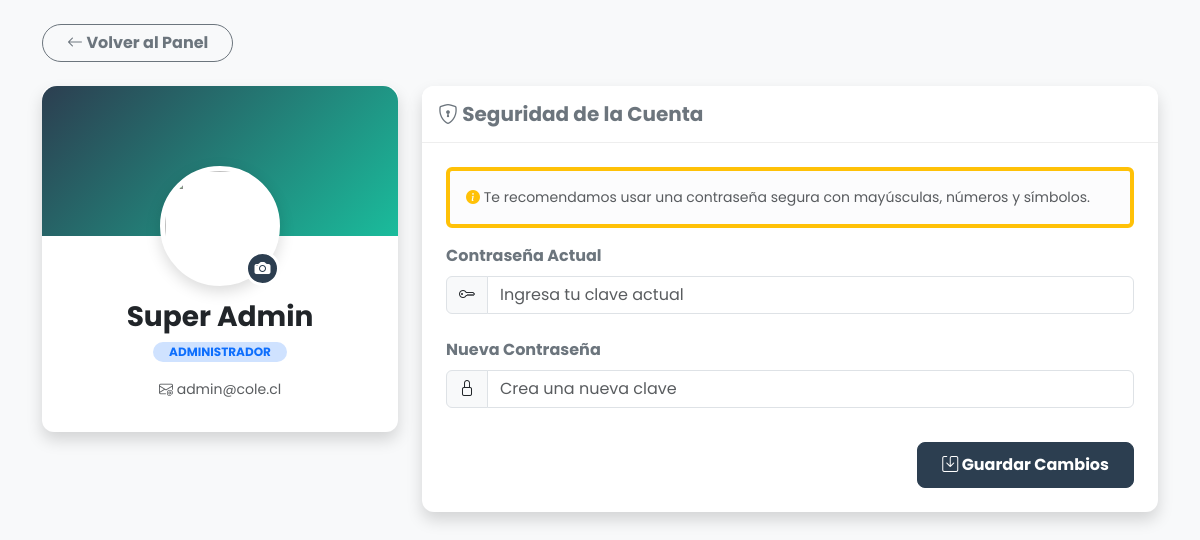
The page /director/perfil.php (signed in) on the database its author committed.
### tables this page shows
CREATE TABLE `usuarios` (
  `id` int(11) NOT NULL,
  `nombre` varchar(100) NOT NULL,
  `email` varchar(100) NOT NULL,
  `password` varchar(255) NOT NULL,
  `rol` enum('director','profesor','alumno','apoderado','administrador') NOT NULL,
  `foto` varchar(255) DEFAULT 'default.jpg',
  `created_at` timestamp NOT NULL DEFAULT current_timestamp()
);

### director/perfil.php (the view, shortened to what this page needs)
<?php
require '../config/db.php';
$id_usuario = $_SESSION['user_id'];
$stmt = $pdo->prepare("SELECT * FROM usuarios WHERE id = ?");
$stmt->execute([$id_usuario]);
$usuario = $stmt->fetch();
$foto_db = $usuario['foto'];
if ($foto_db && file_exists("../assets/uploads/perfiles/" . $foto_db)) {
    $foto_url = "../assets/uploads/perfiles/" . $foto_db;
} else {
    $foto_url = "https://cdn-icons-png.flaticon.com/512/2995/2995620.png";
}
?>
<!DOCTYPE html>
<html lang="es">
<head>
    <link href="https://cdn.jsdelivr.net/npm/bootstrap@5.3.0/dist/css/bootstrap.min.css" rel="stylesheet">
    <link rel="stylesheet" href="https://cdn.jsdelivr.net/npm/bootstrap-icons@1.10.5/font/bootstrap-icons.css">
    <link href="../assets/css/style.css" rel="stylesheet">
    <link href="../assets/css/validaciones.css" rel="stylesheet">
    <link href="../assets/css/PerfilA.css" rel="stylesheet">
</head>
<body class="bg-light">
    <div class="container mt-4 mb-5">
        <a href="dashboard.php" class="btn btn-outline-secondary mb-4 px-4 rounded-pill fw-bold">
            <i class="bi bi-arrow-left"></i> Volver al Panel
        </a>
        <div class="row">
            <div class="col-md-4 mb-4">
                <div class="card shadow border-0">
                    <div class="profile-header-bg">
                        <div class="profile-avatar-wrapper">
                            <img src="<?php echo $foto_url; ?>" class="profile-avatar" id="previewImg">
                            <label for="uploadPhoto" class="camera-icon">
                                <i class="bi bi-camera-fill"></i>
                            </label>
                        </div>
                    </div>
                    <div class="card-body text-center pt-5 mt-3">
                        <h3 class="fw-bold text-dark mb-0"><?php echo $usuario['nombre']; ?></h3>
                        <span class="badge bg-primary-subtle text-primary rounded-pill px-3 mt-2 text-uppercase">
                            <?php echo $usuario['rol']; ?>
                        </span>
                        <p class="text-muted mt-3 small px-3">
                            <i class="bi bi-envelope-at"></i> <?php echo $usuario['email']; ?>
                        </p>
                    </div>
                </div>
            </div>
            <div class="col-md-8">
                <div class="card shadow border-0 h-100">
                    <div class="card-header bg-white py-3">
                        <h5 class="mb-0 fw-bold text-secondary"><i class="bi bi-shield-lock"></i> Seguridad de la Cuenta</h5>
                    </div>
                    <div class="card-body p-4">
                        <div class="alert alert-light border-start border-4 border-warning text-muted small">
                            <i class="bi bi-info-circle-fill text-warning"></i>
                            Te recomendamos usar una contraseña segura con mayúsculas, números y símbolos.
                        </div>
                        <form method="POST">
                            <div class="mb-4">
                                <label class="form-label fw-bold text-secondary">Contraseña Actual</label>
                                <div class="input-group">
                                    <span class="input-group-text bg-light"><i class="bi bi-key"></i></span>
                                    <input type="password" name="pass_actual" class="form-control" placeholder="Ingresa tu clave actual" required>
                                </div>
                            </div>
                            <div class="mb-4 password-container">
                                <label class="form-label fw-bold text-secondary">Nueva Contraseña</label>
                                <div class="input-group">
                                    <span class="input-group-text bg-light"><i class="bi bi-lock"></i></span>
                                    <input type="password" id="inputPass" name="password" class="form-control" placeholder="Crea una nueva clave" required>
                                </div>
                            </div>
                            <div class="text-end">
                                <button type="submit" name="cambiar_pass" class="btn btn-primary px-4 fw-bold">
                                    <i class="bi bi-save"></i> Guardar Cambios
                                </button>
                            </div>
                        </form>
                    </div>
                </div>
            </div>
        </div>
    </div>
</body>
</html>

### assets/css/style.css (style rules this page uses)
:root { --primary-color: #2c3e50; --secondary-color: #34495e; --accent-color: #1abc9c; --bg-light: #f4f7f6; --text-dark: #333; --sidebar-width: 250px; }
body { font-family: 'Poppins', sans-serif; background-color: var(--bg-light); color: var(--text-dark); }
.card { border: none; border-radius: 12px; box-shadow: 0 4px 20px rgba(0,0,0,0.05); transition: transform 0.3s ease, box-shadow 0.3s ease; }
.card-header { background-color: #fff; border-bottom: 1px solid #eee; font-weight: 600; border-radius: 12px 12px 0 0 !important; }
.btn-primary { background-color: var(--primary-color); border-color: var(--primary-color); padding: 10px 20px; border-radius: 8px; }

### assets/css/PerfilA.css (style rules this page uses)
.profile-header-bg { height: 150px; background: linear-gradient(135deg, var(--primary-color), var(--accent-color)); border-radius: 15px 15px 0 0; position: relative; }
.profile-avatar-wrapper { position: absolute; bottom: -50px; left: 50%; transform: translateX(-50%); }
.profile-avatar { width: 120px; height: 120px; border-radius: 50%; border: 5px solid white; object-fit: cover; box-shadow: 0 5px 15px rgba(0,0,0,0.15); background: white; }
.camera-icon { position: absolute; bottom: 0; right: 0; background: var(--primary-color); color: white; width: 35px; height: 35px; border-radius: 50%; display: flex; align-items: center; justify-content: center; cursor: pointer; border: 3px solid white; transition: 0.2s; }

### rows shown on the page
usuarios: nombre "Super Admin", rol "ADMINISTRADOR", email "admin@cole.cl"
